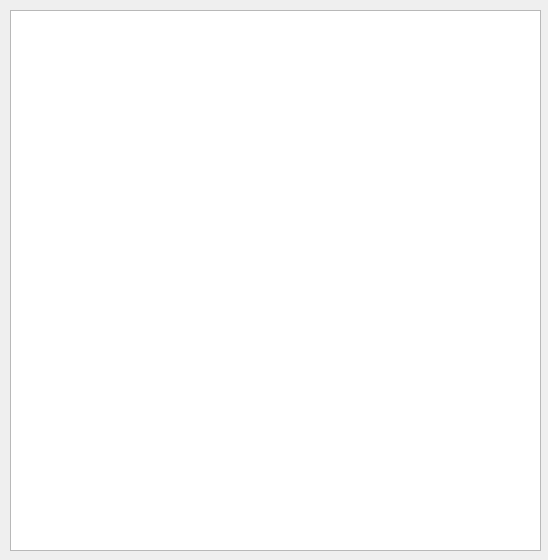
<?xml version="1.0" encoding="UTF-8"?>
<ui version="4.0">
 <class>TableDiffPayment</class>
 <widget class="QWidget" name="TableDiffPayment">
  <property name="geometry">
   <rect>
    <x>0</x>
    <y>0</y>
    <width>548</width>
    <height>560</height>
   </rect>
  </property>
  <property name="windowTitle">
   <string>Form</string>
  </property>
  <widget class="QTableWidget" name="tableWidget_diff">
   <property name="geometry">
    <rect>
     <x>10</x>
     <y>10</y>
     <width>531</width>
     <height>541</height>
    </rect>
   </property>
  </widget>
 </widget>
 <resources/>
 <connections/>
</ui>
